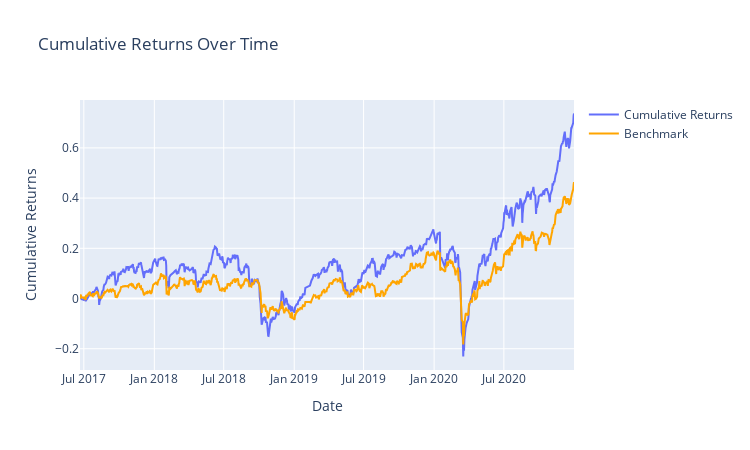
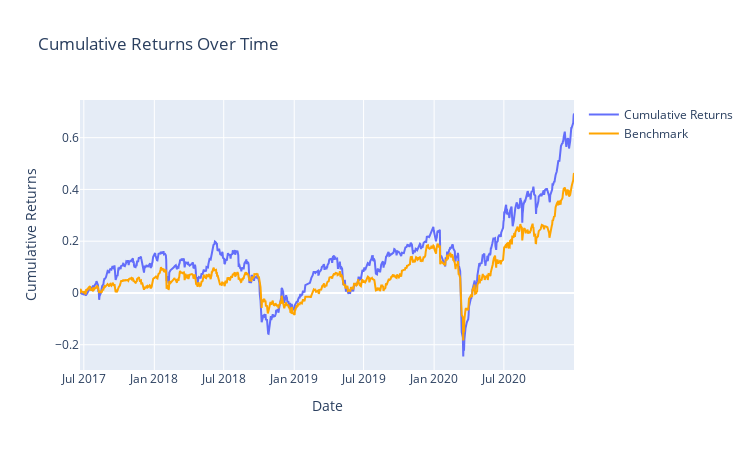

Notebook source saved alongside these figures, in order:
### Code cell
factor = beta_df

# no fee
returns_by_period, summary_df = PerformanceGenerator(factor = factor,
                                                     expreturn = exp_returns,
                                                     strategy='LO',
                                                     buy_fee = 0, 
                                                     sell_fee = 0,
                                                     benchmark = Benchmark
                                                     ).backtest()

# fee
returns_by_period, summary_df = PerformanceGenerator(factor = factor,
                                                     expreturn = exp_returns,
                                                     strategy='LO',
                                                     benchmark = Benchmark
                                                     ).backtest()

### Figure 1 — Plotly figure (JSON) as saved in the notebook; plotly's stock layout.template omitted (floating-point values rounded to 4 significant figures; data arrays with more than 128 entries replaced by an {"elided": "..."} marker saying what was removed)
{"data": [{"mode": "lines", "name": "Cumulative Returns", "type": "scatter", "x": {"elided": "870 str values"}, "y": {"elided": "870 float values"}}, {"line": {"color": "#FFA500"}, "mode": "lines", "name": "Benchmark", "type": "scatter", "x": {"elided": "870 str values"}, "y": {"elided": "870 float values"}}], "layout": {"height": 450, "title": {"text": "Cumulative Returns Over Time"}, "width": 750, "xaxis": {"title": {"text": "Date"}}, "yaxis": {"title": {"text": "Cumulative Returns"}}}}

### Figure 2 — Plotly figure (JSON) as saved in the notebook; plotly's stock layout.template omitted (floating-point values rounded to 4 significant figures; data arrays with more than 128 entries replaced by an {"elided": "..."} marker saying what was removed)
{"data": [{"mode": "lines", "name": "Cumulative Returns", "type": "scatter", "x": {"elided": "870 str values"}, "y": {"elided": "870 float values"}}, {"line": {"color": "#FFA500"}, "mode": "lines", "name": "Benchmark", "type": "scatter", "x": {"elided": "870 str values"}, "y": {"elided": "870 float values"}}], "layout": {"height": 450, "title": {"text": "Cumulative Returns Over Time"}, "width": 750, "xaxis": {"title": {"text": "Date"}}, "yaxis": {"title": {"text": "Cumulative Returns"}}}}
